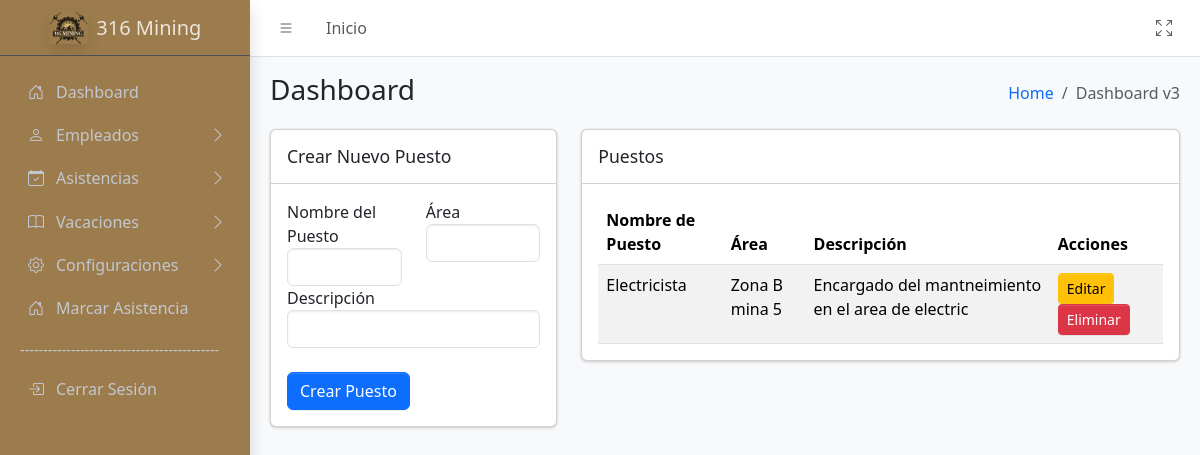
Before: /sistema/controller/ConfiguracionesController/PuestosController.php?action=MostrarPuestos (signed in) with the older database file.
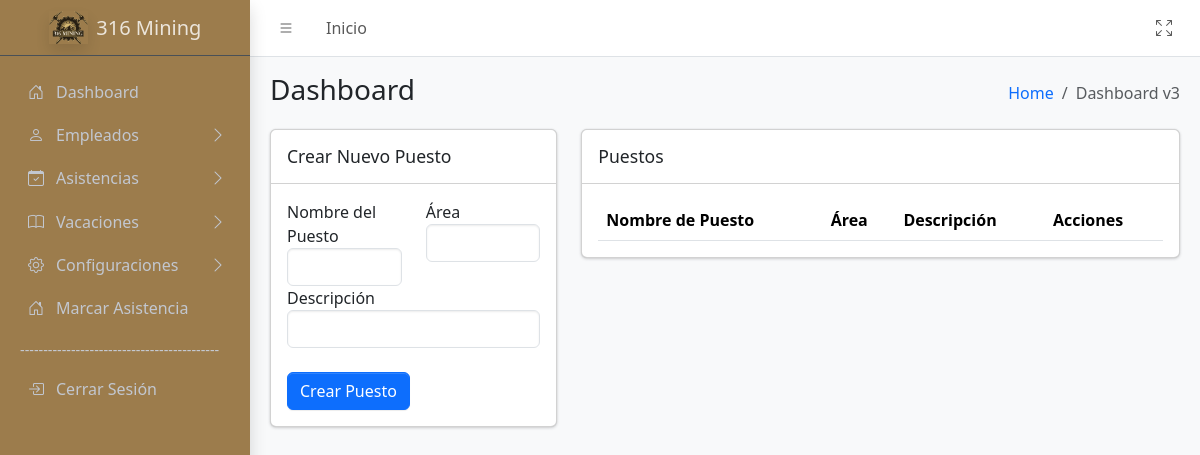
After: the same page with the newer database file.
### tables this page shows
CREATE TABLE `puestos` (
  `idPuesto` int(11) NOT NULL,
  `nombrePuesto` varchar(50) NOT NULL,
  `area` varchar(50) DEFAULT NULL,
  `descripcion` varchar(50) NOT NULL
);

### sistema/controller/BaseController.php (called while the page is built, shortened)
<?php
class BaseController {
        protected function loadView($view,
                                        $data = [],
                                        $additionalCss = [],
                                        $additionalJs = [],
                                        $title = 'Sistema') {
                                    include __DIR__ . '/../view/templates/layout.php';
    }
}
?>

### sistema/model/conexion.php (called while the page is built, shortened)
<?php
class Database {
    public function __construct() {
        try {
            $host = 'localhost';
            $dbname = 'biometrico';
            $username = 'root';
            $password = '';
            $this->conn = new PDO("mysql:host=$host;dbname=$dbname", $username, $password);
        } catch (PDOException $e) {
            echo "Error de conexión: " . $e->getMessage();
            exit();
        }
    }
}
?>

### sistema/model/ConfiguracionModel/PuestosModel.php (called while the page is built, shortened)
<?php
require_once __DIR__ . '/../conexion.php';
class Puestos extends Database {
    public function ObtenerPuestos()
    {
        $sql = "SELECT * FROM puestos ORDER BY nombrePuesto ASC";
        $stmt = $this->conn->prepare($sql);
        $stmt->execute();
        return $stmt->fetchAll(PDO::FETCH_ASSOC);
    }
}
?>

### sistema/view/Configuracion/Puestos.php (the view, shortened to what the changed rows need)
<div class="app-content">
    <div class="container-fluid">
        <div class="row">
            <div class="col-lg-8">
                <div class="card mb-4">
                    <div class="card-body table-responsive">
                        <table class="table table-striped">
                            <thead>
                                <tr>
                                    <th>Nombre de Puesto</th>
                                    <th>Área</th>
                                    <th>Descripción</th>
                                    <th>Acciones</th>
                                </tr>
                            </thead>
                            <tbody>
                                <?php foreach ($Puestos as $Puesto): ?>
                                    <tr>
                                        <td><?= $Puesto['nombrePuesto'] ?></td>
                                        <td><?= $Puesto['area'] ?></td>
                                        <td><?= $Puesto['descripcion'] ?></td>
                                        <td>
                                        <button class="btn btn-warning btn-sm" data-bs-toggle="modal" data-bs-target="#editModal"
                                            data-id="<?= $Puesto['idPuesto'] ?>"
                                            data-nombre="<?= $Puesto['nombrePuesto'] ?>"
                                            data-area="<?= $Puesto['area'] ?>"
                                            data-descripcion="<?= $Puesto['descripcion'] ?>">Editar</button>
                                            <button class="btn btn-danger btn-sm" data-bs-toggle="modal" data-bs-target="#deleteModal"
    data-id="<?= $Puesto['idPuesto'] ?>"
    data-nombre="<?= $Puesto['nombrePuesto'] ?>">Eliminar</button>
                                        </td>
                                    </tr>
                                <?php endforeach; ?>
                            </tbody>
                        </table>
                    </div>
                </div>
            </div>
        </div>
    </div>
</div>
</div>

Changed rows visible on the page:
removed puestos: nombrePuesto "Electricista", area "Zona B mina 5", descripcion "Encargado del mantneimiento en el area de electric"
